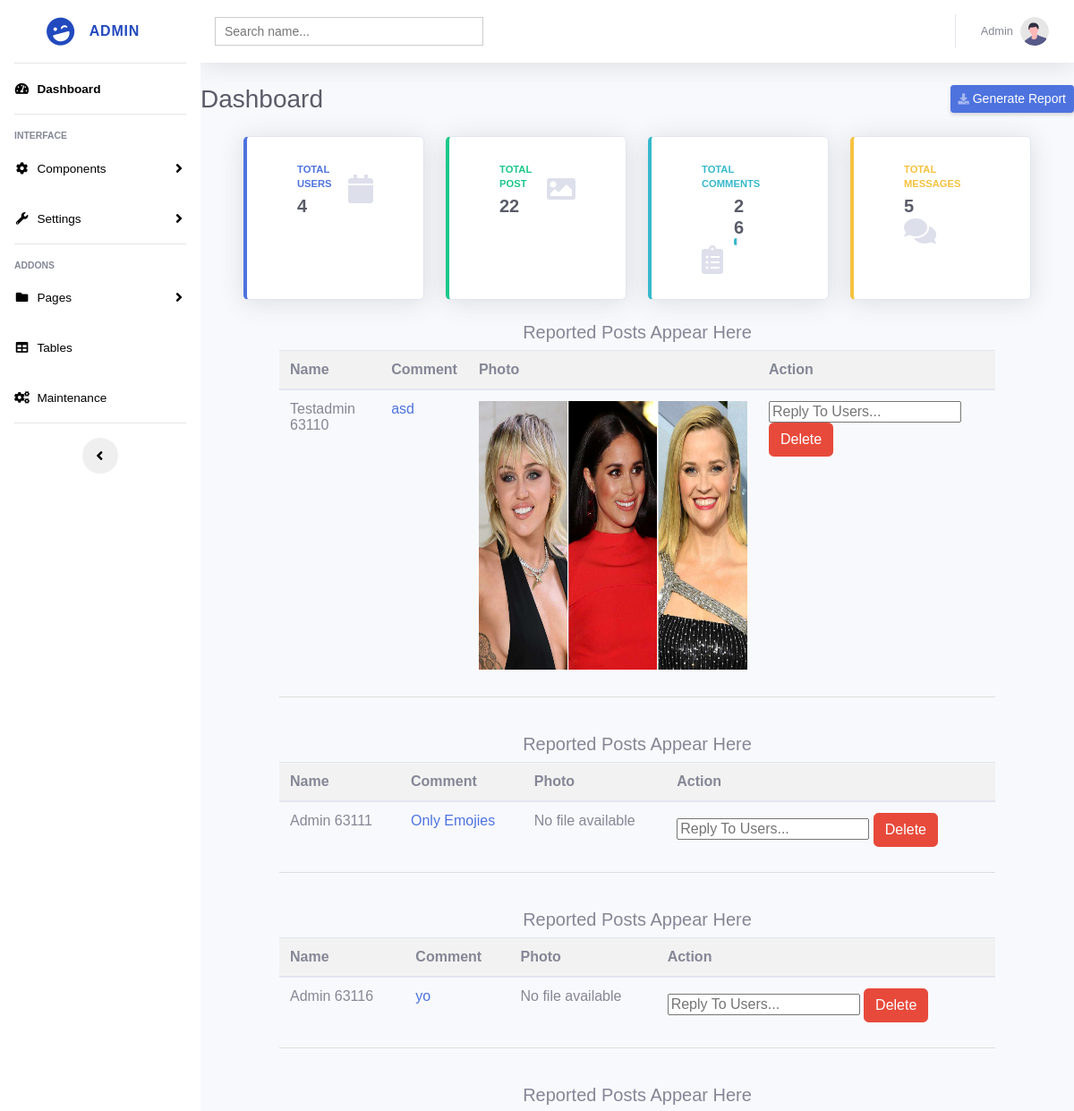
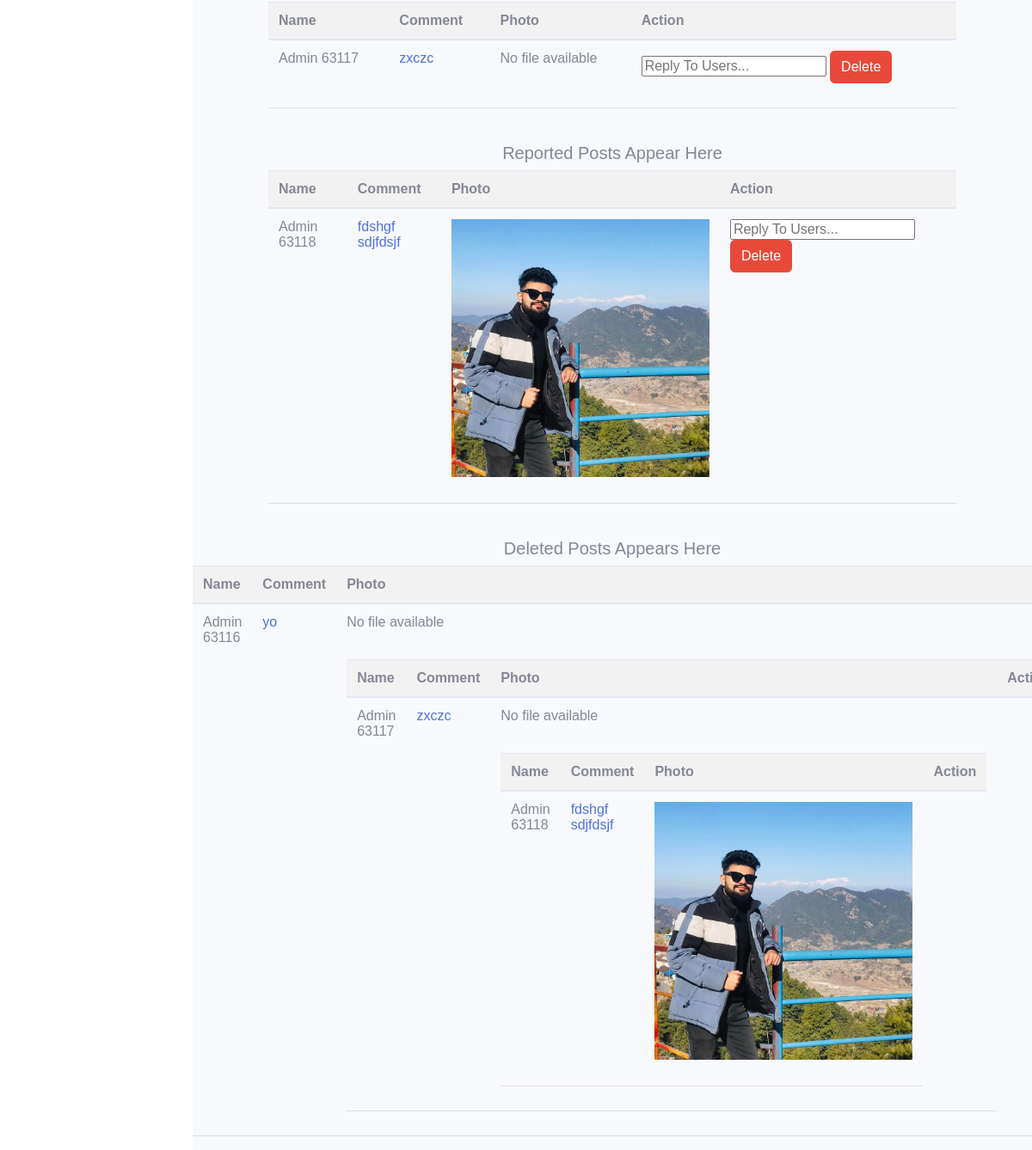
Page /admin/report_posts.php on the earlier database version (2 pictures, top to bottom).
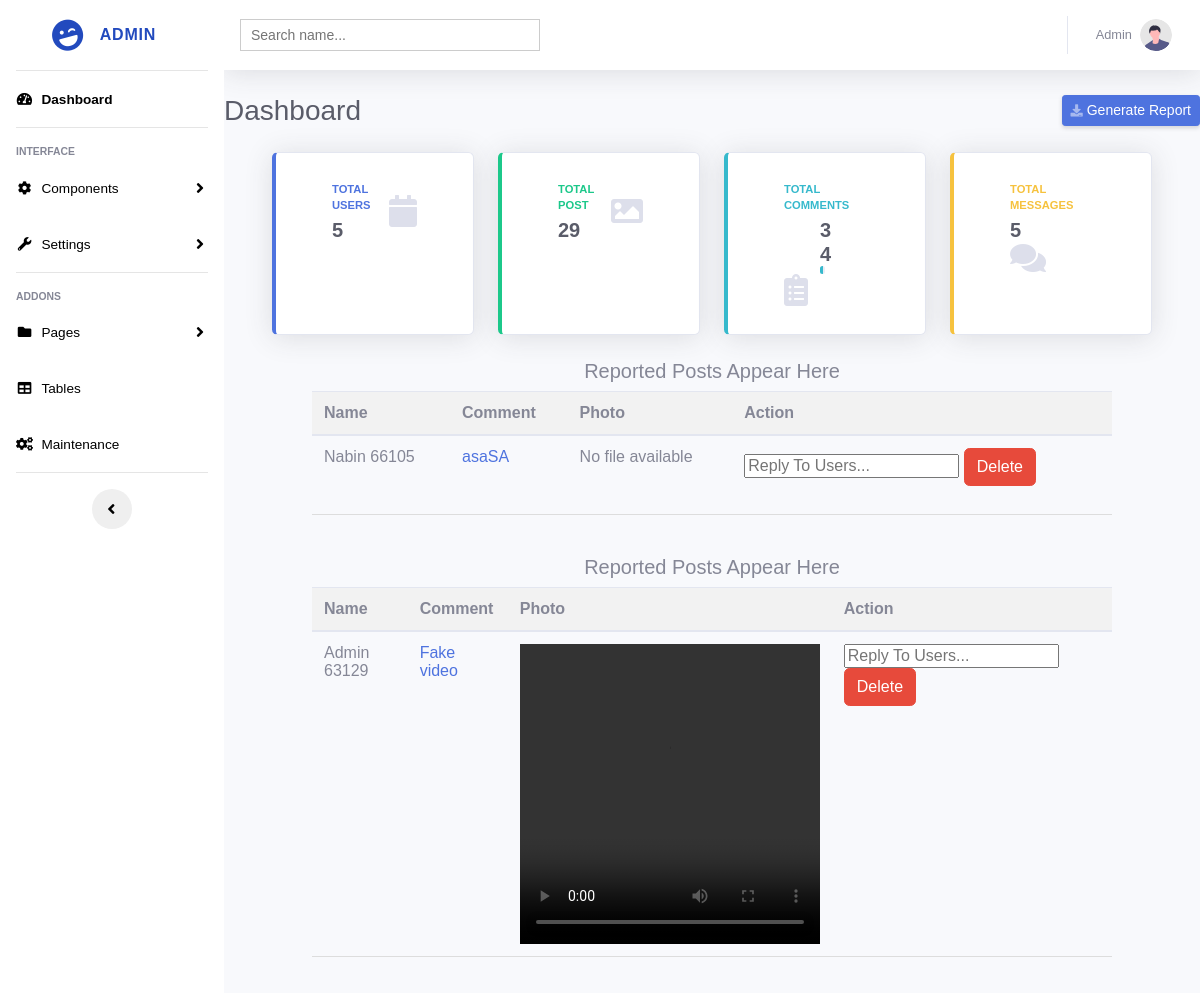
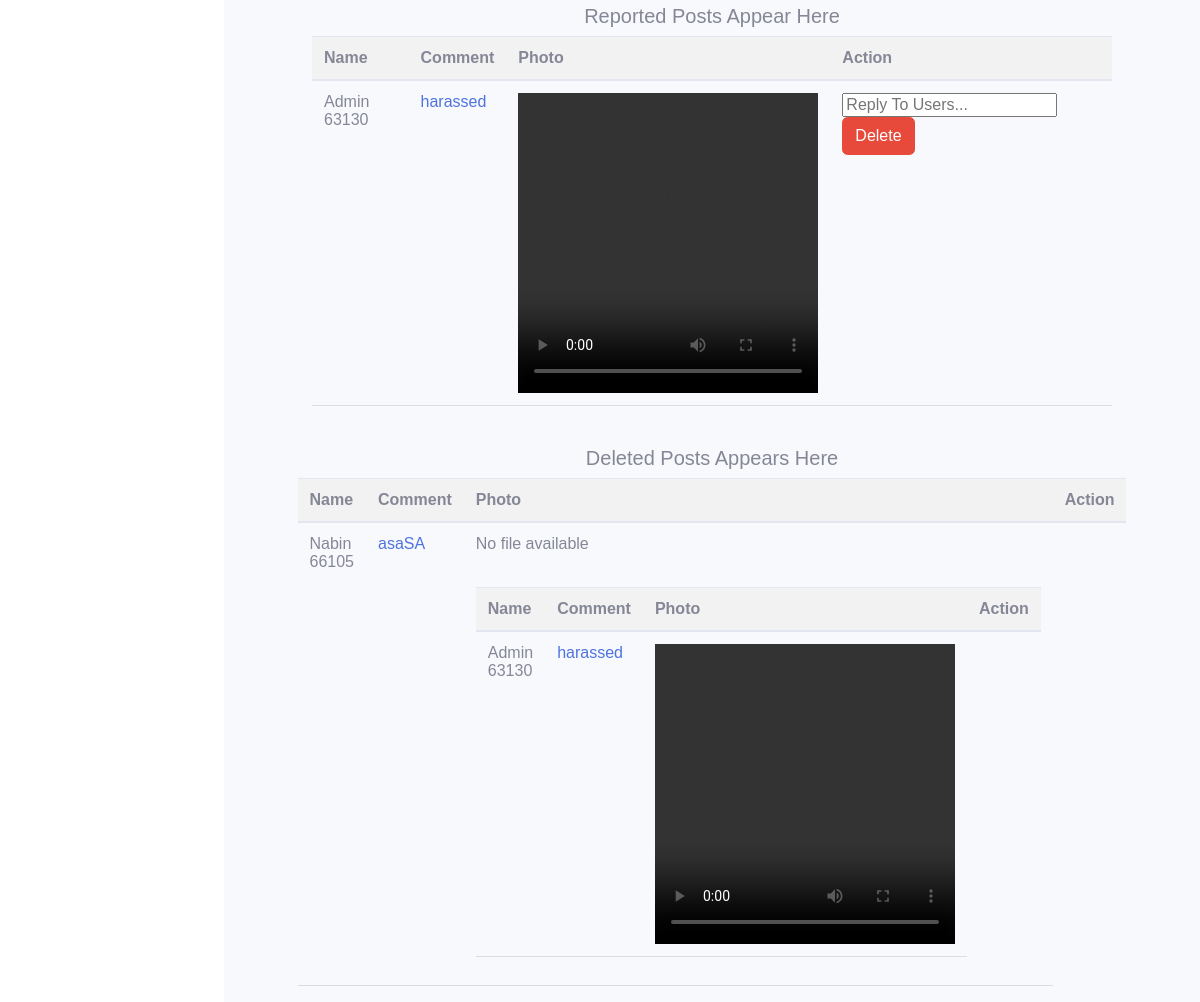
Same page on the later database version (2 pictures, top to bottom).
### tables this page shows
CREATE TABLE `report_posts` (
  `id` int(11) NOT NULL,
  `user_id` int(11) NOT NULL,
  `post_id` int(11) NOT NULL,
  `reason` text NOT NULL,
  `warning` varchar(20) NOT NULL
);

CREATE TABLE `images` (
  `id` int(11) NOT NULL,
  `name` varchar(255) NOT NULL,
  `something` varchar(500) NOT NULL,
  `comment` varchar(255) NOT NULL,
  `file_name` varchar(255) NOT NULL,
  `uploaded_on` datetime NOT NULL DEFAULT current_timestamp() ON UPDATE current_timestamp(),
  `status` enum('1','0') NOT NULL DEFAULT '1'
);

### admin/include/report_posts.php (the view, shortened to what this page needs)
<?php
include_once 'model/db.php';
$sql = "SELECT report_posts.post_id,report_posts.user_id as user_id,
report_posts.reason,images.id, images.file_name, images.something,images.name
FROM report_posts
INNER JOIN images ON images.id = report_posts.post_id";
$result = $connect->query($sql);
if ($result->num_rows > 0) {
  while($row = $result->fetch_assoc()) {
?>
<table class="table">
<h5 class="center-align">Reported Posts Appear Here</h5>
  <thead>
    <tr>
      <th scope="col">Name</th>
      <th scope="col">Comment</th>
      <th scope="col">Photo</th>
      <th scope="col">Action</th>
    </tr>
  </thead>
  <tbody>
    <tr>
      <td><?php echo $row['name'] ?>
      <?php echo $row['user_id'] ; echo $row['id']  ?></td>
      <td><a href="http://localhost/main/pages/singlepost.php?user=<?=$row['post_id'] ?>">
        <?php echo $row['reason'] ?></a></td>
      <td> <?php
$post_file = $row['file_name'];
if ($post_file != '') {
  $file_extension = pathinfo($post_file, PATHINFO_EXTENSION);
  if (in_array($file_extension, ['jpg', 'jpeg', 'png', 'gif', 'bmp'])) {
    echo '<img class="post_image"   width="300" height="300" src="../client/assets/post/' . $post_file . '"><br>';
  } elseif (in_array($file_extension, ['mp4', 'webm', 'ogg'])) {
    echo '<video class="post_video" controls width="300" height="300">
            <source src="../client/assets/post/' . $post_file . '" type="video/' . $file_extension . '">
          </video><br>';
  } else {
    echo '<p>' . $post_file . '</p><br>';
  }
} else {
  echo '<p>No file available</p><br>';
}
?></td>
      <td>
        <form method="post" action="">
          <input type="text" name="message_noti" placeholder="Reply To Users...">
          <button type="submit" name="submit" class="btn btn-danger">Delete</button>
        </form>
      </td>
    </tr>
  </tbody>
</table>
<br>
<?php
}
}
?>
<div class="">
  <h5 class="center-align"> Deleted  Posts Appears Here</h5>
  <?php
  $sql = "SELECT report_posts.post_id,report_posts.user_id as user_id, report_posts.reason,images.id, images.file_name, images.something,images.name
FROM report_posts
INNER JOIN images ON images.id = report_posts.post_id WHERE images.status = '0'";
$result = $connect->query($sql);
if ($result->num_rows > 0) {
  while($row = $result->fetch_assoc()) {
?>
<table class="table">
  <thead>
    <tr>
      <th scope="col">Name</th>
      <th scope="col">Comment</th>
      <th scope="col">Photo</th>
      <th scope="col">Action</th>
    </tr>
  </thead>
  <tbody>
    <tr>
      <td><?php echo $row['name'] ?>
      <?php echo $row['user_id'] ; echo $row['id']  ?></td>
      <td><a href="http://localhost/main/pages/singlepost.php?user=<?=$row['post_id'] ?>">
        <?php echo $row['reason'] ?></a></td>
      <td> <?php
$post_file = $row['file_name'];
if ($post_file != '') {
  $file_extension = pathinfo($post_file, PATHINFO_EXTENSION);
  if (in_array($file_extension, ['jpg', 'jpeg', 'png', 'gif', 'bmp'])) {
    echo '<img class="post_image"   width="300" height="300" src="../client/assets/post/' . $post_file . '"><br>';
  } elseif (in_array($file_extension, ['mp4', 'webm', 'ogg'])) {
    echo '<video class="post_video" controls width="300" height="300">
            <source src="../client/assets/post/' . $post_file . '" type="video/' . $file_extension . '">
          </video><br>';
  } else {
    echo '<p>' . $post_file . '</p><br>';
  }
} else {
  echo '<p>No file available</p><br>';
}
  }
}
?>
</div>

Differences in the rows shown:
removed report_posts: images.name "Testadmin", user "63", images.id "110", reason "asd", images.file_name (picture), shown under "Dashboard"
removed report_posts: images.name "Admin", user "63", images.id "111", reason "Only Emojies", shows "No file available", shown under "Dashboard"
removed report_posts: images.name "Admin", user "63", images.id "116", reason "yo", shows "No file available"
removed report_posts: images.name "Admin", user "63", images.id "117", reason "zxczc", shows "No file available"
removed report_posts: images.name "Admin", user "63", images.id "118", reason "fdshgf sdjfdsjf", images.file_name (picture)
added report_posts: images.name "Nabin", user "66", images.id "105", reason "asaSA", shows "No file available"
added report_posts: images.name "Admin", user "63", images.id "129", reason "Fake video", shown under "Dashboard"
added report_posts: images.name "Admin", user "63", images.id "130", reason "harassed"
Other differences:
text no longer shown: "4 22 26"
text now shown: "5 29 34"
